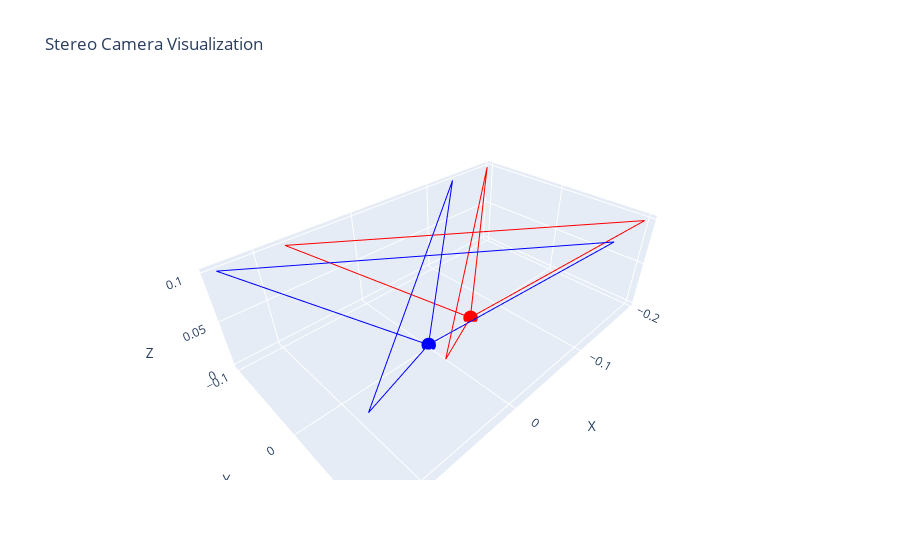

Notebook source saved alongside this figure:
### Code cell
import plotly.graph_objects as go
import numpy as np

# Use the already defined IMG_WIDTH, IMG_HEIGHT, and camera models (cam_left, cam_right)

def create_camera_visualization(camera_model, color):
    # Extract camera parameters
    f = camera_model.f
    c = camera_model.c
    camera_to_world_xf = camera_model.camera_to_world_xf

    # Create camera frustum
    focal_length = (f[0] + f[1]) / 2
    frustum_length = 0.1  # Adjust this value to change the size of the frustum
    frustum_points = np.array([
        [0, 0, 0],
        [-IMG_WIDTH/2/focal_length, -IMG_HEIGHT/2/focal_length, 1],
        [IMG_WIDTH/2/focal_length, -IMG_HEIGHT/2/focal_length, 1],
        [IMG_WIDTH/2/focal_length, IMG_HEIGHT/2/focal_length, 1],
        [-IMG_WIDTH/2/focal_length, IMG_HEIGHT/2/focal_length, 1]
    ]) * frustum_length

    # Transform frustum points to world coordinates
    frustum_points = np.hstack((frustum_points, np.ones((5, 1))))
    frustum_points = (camera_to_world_xf @ frustum_points.T).T[:, :3]

    # Create lines for camera frustum
    lines = []
    for i in range(1, 5):
        lines.append(go.Scatter3d(x=[frustum_points[0, 0], frustum_points[i, 0]],
                                  y=[frustum_points[0, 1], frustum_points[i, 1]],
                                  z=[frustum_points[0, 2], frustum_points[i, 2]],
                                  mode='lines',
                                  line=dict(color=color, width=2)))

    for i in range(4):
        j = (i + 1) % 4 + 1
        lines.append(go.Scatter3d(x=[frustum_points[i, 0], frustum_points[j, 0]],
                                  y=[frustum_points[i, 1], frustum_points[j, 1]],
                                  z=[frustum_points[i, 2], frustum_points[j, 2]],
                                  mode='lines',
                                  line=dict(color=color, width=2)))

    # Create camera center point
    camera_center = go.Scatter3d(x=[camera_to_world_xf[0, 3]],
                                 y=[camera_to_world_xf[1, 3]],
                                 z=[camera_to_world_xf[2, 3]],
                                 mode='markers',
                                 marker=dict(size=5, color=color))

    return lines + [camera_center]

# Create visualization
fig = go.Figure()

# Add left camera visualization
left_camera_vis = create_camera_visualization(cam_left, 'blue')
fig.add_traces(left_camera_vis)

# Add right camera visualization
right_camera_vis = create_camera_visualization(cam_right, 'red')
fig.add_traces(right_camera_vis)

# Set layout
fig.update_layout(
    scene=dict(
        xaxis_title='X',
        yaxis_title='Y',
        zaxis_title='Z',
        aspectmode='data'
    ),
    title='Stereo Camera Visualization',
    showlegend=False
)

# Add text annotations for left and right cameras
# fig.add_annotation(
#     x=cam_left.camera_to_world_xf[0, 3],
#     y=cam_left.camera_to_world_xf[1, 3],
#     z=cam_left.camera_to_world_xf[2, 3],
#     text="Left Camera",
#     showarrow=True,
#     arrowhead=2,
#     arrowsize=1,
#     arrowwidth=2,
#     arrowcolor='blue'
# )

# fig.add_annotation(
#     x=cam_right.camera_to_world_xf[0, 3],
#     y=cam_right.camera_to_world_xf[1, 3],
#     z=cam_right.camera_to_world_xf[2, 3],
#     text="Right Camera",
#     showarrow=True,
#     arrowhead=2,
#     arrowsize=1,
#     arrowwidth=2,
#     arrowcolor='red'
# )

# Show plot
fig.show()

### Figure 1 — Plotly figure (JSON) as saved in the notebook; plotly's stock layout.template omitted (floating-point values rounded to 4 significant figures)
{"data": [{"line": {"color": "blue", "width": 2}, "mode": "lines", "type": "scatter3d", "x": [0, -0.1339], "y": [0, -0.1005], "z": [0, 0.1]}, {"line": {"color": "blue", "width": 2}, "mode": "lines", "type": "scatter3d", "x": [0, 0.1339], "y": [0, -0.1005], "z": [0, 0.1]}, {"line": {"color": "blue", "width": 2}, "mode": "lines", "type": "scatter3d", "x": [0, 0.1339], "y": [0, 0.1005], "z": [0, 0.1]}, {"line": {"color": "blue", "width": 2}, "mode": "lines", "type": "scatter3d", "x": [0, -0.1339], "y": [0, 0.1005], "z": [0, 0.1]}, {"line": {"color": "blue", "width": 2}, "mode": "lines", "type": "scatter3d", "x": [0, 0.1339], "y": [0, -0.1005], "z": [0, 0.1]}, {"line": {"color": "blue", "width": 2}, "mode": "lines", "type": "scatter3d", "x": [-0.1339, 0.1339], "y": [-0.1005, 0.1005], "z": [0.1, 0.1]}, {"line": {"color": "blue", "width": 2}, "mode": "lines", "type": "scatter3d", "x": [0.1339, -0.1339], "y": [-0.1005, 0.1005], "z": [0.1, 0.1]}, {"line": {"color": "blue", "width": 2}, "mode": "lines", "type": "scatter3d", "x": [0.1339, -0.1339], "y": [0.1005, -0.1005], "z": [0.1, 0.1]}, {"marker": {"color": "blue", "size": 5}, "mode": "markers", "type": "scatter3d", "x": [0], "y": [0], "z": [0]}, {"line": {"color": "red", "width": 2}, "mode": "lines", "type": "scatter3d", "x": [-0.05946, -0.1928], "y": [-6.832e-05, -0.09991], "z": [-0.000181, 0.1004]}, {"line": {"color": "red", "width": 2}, "mode": "lines", "type": "scatter3d", "x": [-0.05946, 0.07425], "y": [-6.832e-05, -0.1002], "z": [-0.000181, 0.09956]}, {"line": {"color": "red", "width": 2}, "mode": "lines", "type": "scatter3d", "x": [-0.05946, 0.07448], "y": [-6.832e-05, 0.1001], "z": [-0.000181, 0.09926]}, {"line": {"color": "red", "width": 2}, "mode": "lines", "type": "scatter3d", "x": [-0.05946, -0.1926], "y": [-6.832e-05, 0.1004], "z": [-0.000181, 0.1001]}, {"line": {"color": "red", "width": 2}, "mode": "lines", "type": "scatter3d", "x": [-0.05946, 0.07425], "y": [-6.832e-05, -0.1002], "z": [-0.000181, 0.09956]}, {"line": {"color": "red", "width": 2}, "mode": "lines", "type": "scatter3d", "x": [-0.1928, 0.07448], "y": [-0.09991, 0.1001], "z": [0.1004, 0.09926]}, {"line": {"color": "red", "width": 2}, "mode": "lines", "type": "scatter3d", "x": [0.07425, -0.1926], "y": [-0.1002, 0.1004], "z": [0.09956, 0.1001]}, {"line": {"color": "red", "width": 2}, "mode": "lines", "type": "scatter3d", "x": [0.07448, -0.1928], "y": [0.1001, -0.09991], "z": [0.09926, 0.1004]}, {"marker": {"color": "red", "size": 5}, "mode": "markers", "type": "scatter3d", "x": [-0.05946], "y": [-6.832e-05], "z": [-0.000181]}], "layout": {"scene": {"aspectmode": "data", "xaxis": {"title": {"text": "X"}}, "yaxis": {"title": {"text": "Y"}}, "zaxis": {"title": {"text": "Z"}}}, "showlegend": false, "title": {"text": "Stereo Camera Visualization"}}}
